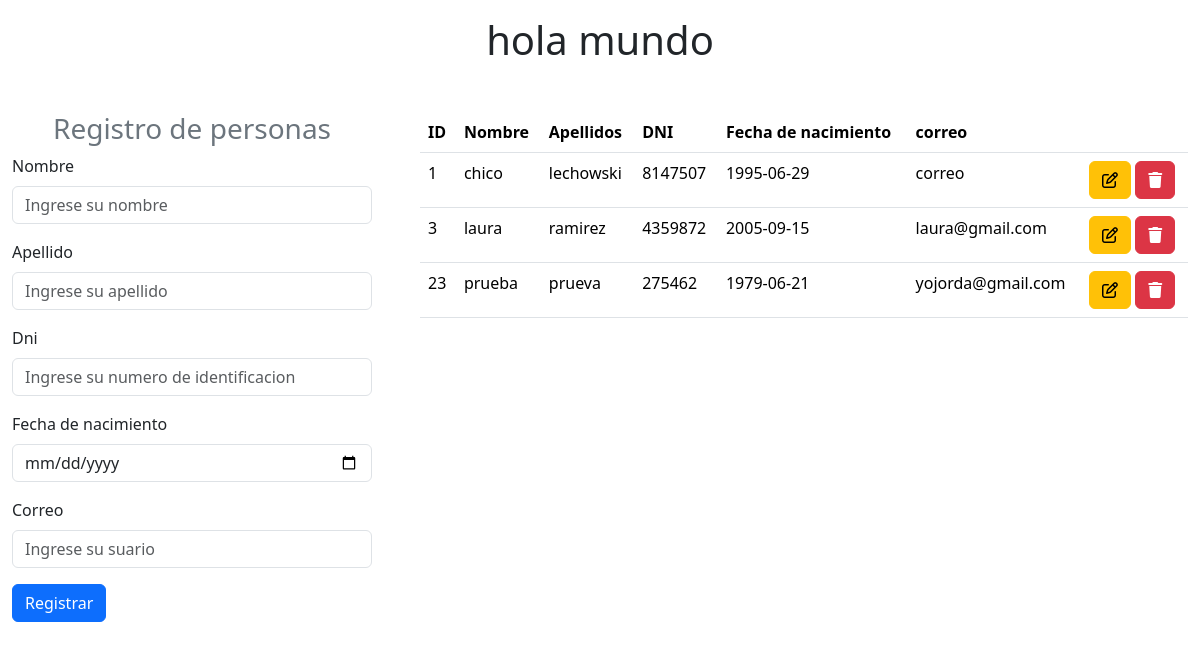
The page / on the database its author committed.
### tables this page shows
CREATE TABLE `tb_persona` (
  `id_persona` int NOT NULL,
  `nombre` varchar(30) NOT NULL,
  `apellido` varchar(30) NOT NULL,
  `dni` int NOT NULL,
  `fecha_nacimiento` date DEFAULT NULL,
  `correo` varchar(60) DEFAULT NULL
);

### index.php (the view, shortened to what this page needs)
<!DOCTYPE html>
<html lang="en">
<head>
    <link href="https://cdn.jsdelivr.net/npm/bootstrap@5.3.3/dist/css/bootstrap.min.css" rel="stylesheet">
</head>
<body>
    <h1 class="text-center p-3">  hola mundo</h1>
    <div class="conteiner fluid row">
        <form class="col-4 p-4" method="POST">
                <h3 class="text-center text-secondary">Registro de personas</h3>
                <div class="mb-3">
                    <label for="disabledTextInput" class="form-label">Nombre</label>
                    <input type="text" id="disabledTextInput" class="form-control" name="nombre" placeholder="Ingrese su nombre">
                </div>
                <div class="mb-3">
                    <label for="disabledTextInput" class="form-label">Apellido</label>
                    <input type="text" id="disabledTextInput" class="form-control" name="apellido" placeholder="Ingrese su apellido" >
                </div>
                <div class="mb-3">
                    <label for="disabledTextInput" class="form-label">Dni</label>
                    <input type="text" id="disabledTextInput" class="form-control" name="dni" placeholder="Ingrese su numero de identificacion">
                </div>
                <div class="mb-3">
                    <label for="disabledTextInput" class="form-label">Fecha de nacimiento</label>
                    <input type="date" id="disabledTextInput" class="form-control" name="fecha" placeholder="Ingrese su fecha de nacimiento">
                </div>
                <div class="mb-3">
                    <label for="disabledTextInput" class="form-label">Correo</label>
                    <input type="email" id="disabledTextInput" class="form-control" name="correo" placeholder="Ingrese su suario">
                </div>
                <button type="submit" class="btn btn-primary" name="btnRegistrar" value="ok">Registrar</button>
        </form>
        <div class="col-8 p-4">
            <table class="table">
                <thead class="bg-info">
                    <tr>
                        <th scope="col">ID</th>
                        <th scope="col">Nombre</th>
                        <th scope="col">Apellidos</th>
                        <th scope="col">DNI</th>
                        <th scope="col">Fecha de nacimiento</th>
                        <th scope="col">correo</th>
                        <th scope="col"></th>
                    </tr>
                </thead>
                <tbody>
                    <?php
                    require "model/conexion.php";
                    $sql = $conexion->query("SELECT * FROM tb_persona");
                    while ($datos = $sql->fetch_object()) { ?>
                        <tr>
                            <td><?php echo $datos->id_persona ?></td>
                            <td><?php echo $datos->nombre ?></td>
                            <td><?php echo $datos->apellido ?></td>
                            <td><?php echo $datos->dni ?></td>
                            <td><?php echo $datos->fecha_nacimiento ?></td>
                            <td><?php echo $datos->correo ?></td>
                            <td>
                                <a href="modificar.php?id_persona=<?= $datos->id_persona?>" class="btn btn-small btn-warning"><i class="fa-regular fa-pen-to-square"></i></a>
                                <a onclick="return eliminar ()" href="index.php?id_persona=<?= $datos->id_persona ?>" class="btn btn-small btn-danger"><i class="fa-solid fa-trash"></i></a>
                            </td>
                        </tr>
                    <?php } ?>
                </tbody>
            </table>
        </div>
    </div>
</body>
</html>

### rows shown on the page
tb_persona: id_persona "1", nombre "chico", apellido "lechowski", dni "8147507", fecha_nacimiento "1995-06-29", correo "correo"
tb_persona: id_persona "3", nombre "laura", apellido "ramirez", dni "4359872", fecha_nacimiento "2005-09-15", correo "laura@gmail.com"
tb_persona: id_persona "23", nombre "prueba", apellido "prueva", dni "275462", fecha_nacimiento "1979-06-21", correo "yojorda@gmail.com"
